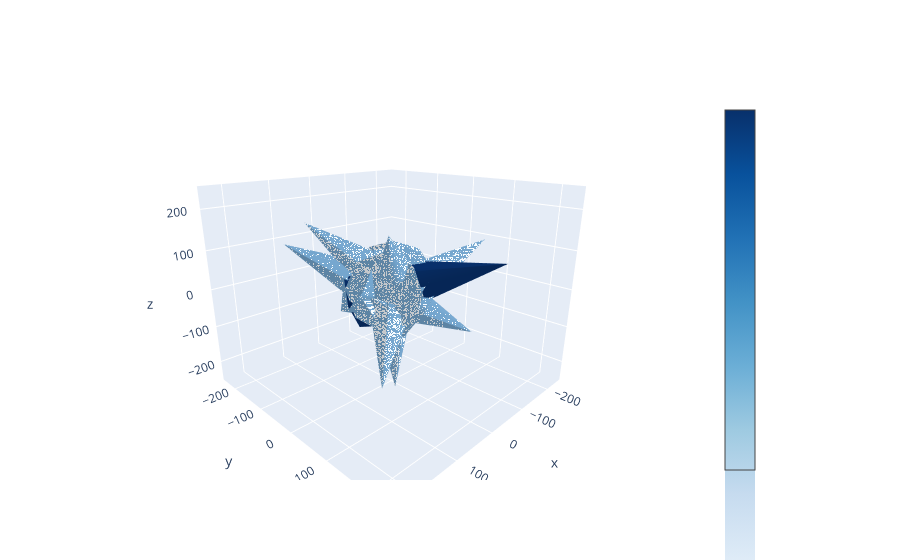

Notebook cell for this chart:
### Code cell
if __name__ == '__main__':
    

    V, C = main()
    df = pd.DataFrame(columns=['x','y','z','u','v','w'])
    
    for i in range(len(V)):
        df.loc[i,'x'] = C[i][0] 
        df.loc[i,'y'] = C[i][1]
        df.loc[i,'z'] = C[i][2]
        df.loc[i,'u'] = V[i][0]
        df.loc[i,'v'] = V[i][1]
        df.loc[i,'w'] = V[i][2]       

    fig = go.Figure(data = go.Cone(
        x=df['x'],
        y=df['y'],
        z=df['z'],
        u=df['u'],
        v=df['v'],
        w=df['w'],
        colorscale='Blues',
        sizemode="absolute",
        sizeref=40))

    fig.update_layout(scene=dict(aspectratio=dict(x=1, y=1, z=0.8),
                                 camera_eye=dict(x=1.2, y=1.2, z=0.6)))

    fig.show()

### Figure 1 — Plotly figure (JSON) as saved in the notebook; plotly's stock layout.template omitted (floating-point values rounded to 4 significant figures)
{"data": [{"colorscale": [[0, "rgb(247,251,255)"], [0.125, "rgb(222,235,247)"], [0.25, "rgb(198,219,239)"], [0.375, "rgb(158,202,225)"], [0.5, "rgb(107,174,214)"], [0.625, "rgb(66,146,198)"], [0.75, "rgb(33,113,181)"], [0.875, "rgb(8,81,156)"], [1, "rgb(8,48,107)"]], "sizemode": "absolute", "sizeref": 40, "type": "cone", "u": [-0.5098, -0.7567, 0.1563, -0.4796, 0.6393, -0.695, 0.5407, 0.5693, 0.5098, -0.8535], "v": [-0.406, 0.3672, 0.1899, 0.8052, -0.5119, 0.4344, -0.4497, 0.4496, 0.406, -0.48], "w": [-0.7585, 0.5409, -0.9693, 0.3486, 0.5738, -0.5729, 0.7109, -0.6883, 0.7585, -0.2027], "x": [-17.6, -14.56, -3.291, -1.223, 10.45, 0.8671, 4.609, 5.227, -9.468, -5.687], "y": [-0.2389, 4.532, -0.9354, 6.789, -14.85, -8.857, 1.004, 8.204, 6.238, 1.147], "z": [-0.7394, -9.932, -17.98, 12.51, -4.433, -12.34, 16.97, 5.936, 11.36, 10.26]}], "layout": {"scene": {"aspectratio": {"x": 1, "y": 1, "z": 0.8}, "camera": {"eye": {"x": 1.2, "y": 1.2, "z": 0.6}}}}}
